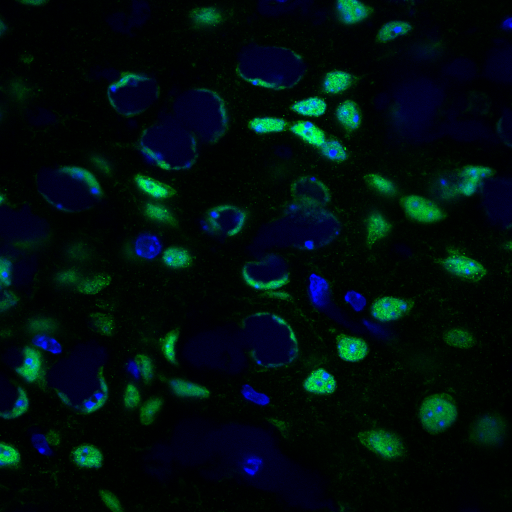
%> input picture cell_images/63x-NeuN-Hoechst-izq-18 ZEN.tif, 1024 x 1024 px (shown at 1/2 size)
$ octave Celulas_63x.m   (GNU Octave 9; MATLAB toolbox functions it lacks are replaced by stand-ins)
%> lines starting %> are read from the running program, lines starting %| are printed output that depends on the picture; in (x1, y1, x2, y2) boxes, pixels count from 0 and x2, y2 are one past the last pixel; in counts of white or black regions, pixels touching at a corner belong together; the program's own positions count from 1
### scripts/Calcular_Propiedades.m
function [L,n,stats,Tabla] = Calcular_Propiedades(Im_C_Seg)
% Esta funcion se usa para calcular las propiedades de las celulas
% de una imagen usando regionprops

[L, n] = bwlabel(Im_C_Seg, 8);
stats = regionprops('table', L, 'Area', 'MajorAxisLength', 'MinorAxisLength', 'Orientation', 'Circularity');
area = stats.Area;
eje_Mayor = stats.MajorAxisLength;
eje_Menor = stats.MinorAxisLength;
circ = stats.Circularity;
orientacion = stats.Orientation;
Num = [1:n]';
Tabla = table(Num, area, eje_Mayor, eje_Menor, orientacion, circ);
Tabla.Properties.VariableNames = {'Elemento','Area', 'Eje mayor', 'Eje menor', 'Orientation', 'Circularidad'};
end

### scripts/Eliminar_Nucleos.m
function [Celulas_Depuradas] = Eliminar_Nucleos(Im_C_Seg, Condiciones)
% Esta funcion se usa para eliminar las celulas que cumplen ciertas
% condiciones

cc = bwconncomp(Im_C_Seg);
idx = find(Condiciones);
BW = ismember(labelmatrix(cc),idx);
Celulas_Depuradas = Im_C_Seg -  BW;
end

### scripts/Separar_Nucleos.m
function [Celulas_Separadas] = Separar_Nucleos(Celulas_Depuradas, Condiciones, verbose)
% Esta funcion se usa para separar los nucleos donde parece que se unieron
% 2 celulas diferentes

% Seleccionando los nucleos unidos
cc = bwconncomp(Celulas_Depuradas);
idx = find(Condiciones);
BW = ismember(labelmatrix(cc),idx);
if verbose
    figure();imshow(BW); title('Posibles celulas unidas','Fontsize',15);
end
Celulas_Sin_Pegar = Celulas_Depuradas -  BW;

% Dividiendo las celulas
[L, n] = bwlabel(BW, 8);
stats = regionprops('table', L, 'Area', 'MajorAxisLength', 'MinorAxisLength', 'Orientation');
eje_Menor = stats.MinorAxisLength;
orientacion = stats.Orientation;
Area = stats.Area;
[r,c] = size(Celulas_Depuradas);
Celulas_Divididas = zeros(r,c);
B = strel('disk', 3);

for i = 1:n
    Nucleo = L == i;
    se2 = strel('line', eje_Menor(i), orientacion(i)+90);
    n_aux = 1;
    k = 0;
    while n_aux == 1
        se1 = strel('line', eje_Menor(i)*(0.25+0.02*k), orientacion(i)+90);
        k = k + 1;
        Im_Segmentacion = imerode(Nucleo, se1);
        %figure();imshow(Im_Segmentacion); title('Ovaladas','Fontsize',15);
        Im_Segmentacion = imopen(Im_Segmentacion, B);
        %figure();imshow(Im_Segmentacion); title('Ovaladas','Fontsize',15);
        Im_Segmentacion = imdilate(Im_Segmentacion, se2);
        %figure();imshow(Im_Segmentacion); title('Celula','Fontsize',15);
        Celula_Dividida = Nucleo.*Im_Segmentacion;
        [L_aux, n_aux, stats_aux, Tabla_aux] = Calcular_Propiedades(Celula_Dividida);
        Area_aux = stats_aux.Area;
        if n_aux == 0
            Celula_Dividida = Nucleo;
        end
    end

    if sum(Area_aux) < 0.6*Area(i)
        Celula_Dividida = Nucleo;
    end

    Celulas_Divididas = Celulas_Divididas + Celula_Dividida;
end

Celulas_Separadas = Celulas_Sin_Pegar + Celulas_Divididas;
if verbose
    figure();imshow(Celulas_Divididas);title('Division de los posibles nucleos unidos','Fontsize',15);
end
end

### scripts/Celulas_63x.m
% Laboratorio Avanzado
% Alba Bonilla David Angel
% Cardenas Aguilar Uriel
% Lara Arellano Edgar
close all;
clear variables;
clc;

% Leyendo la imagen y separando por canal de color
cd ..; cd cell_images;
Im1 = im2double(imread('63x-NeuN-Hoechst-izq-18 ZEN.tif'));
cd ..; cd scripts;
figure();imshow(Im1); title(' Imagen original','Fontsize',15);
Im1_C = Im1(:,:,3);
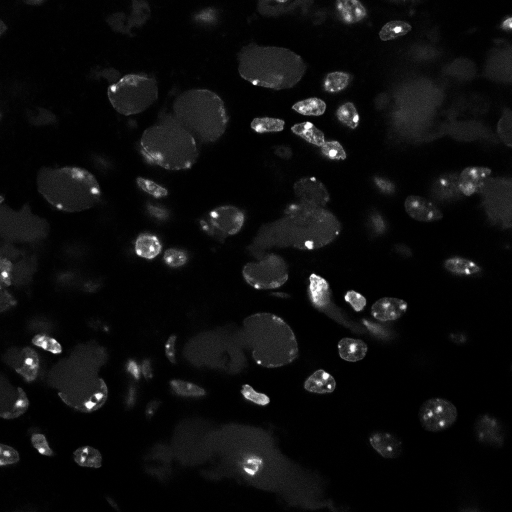
%> Im1_C: size 1024x1024 double (shown at 1/2 size); min 0, max 0.996, mean 0.0526
Im1_F = Im1(:,:,2);
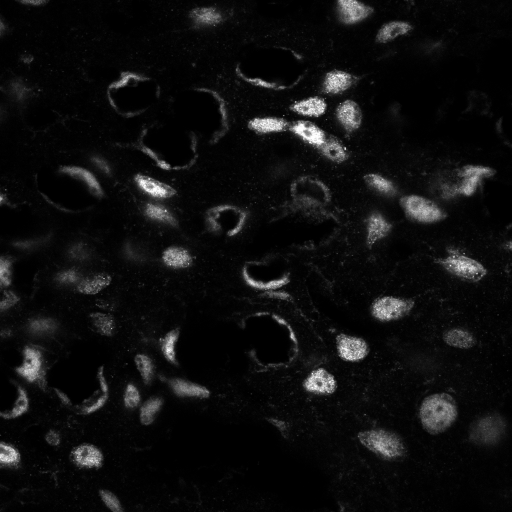
%> Im1_F: size 1024x1024 double (shown at 1/2 size); min 0, max 0.996, mean 0.0584
figure();imshow(Im1_C); title(' Imagen de las celulas','Fontsize',15);
figure();imshow(Im1_F); title(' Imagen de la proteina','Fontsize',15);

% Segmentando los nucleos
Celulas = Im1_C > 20/255;
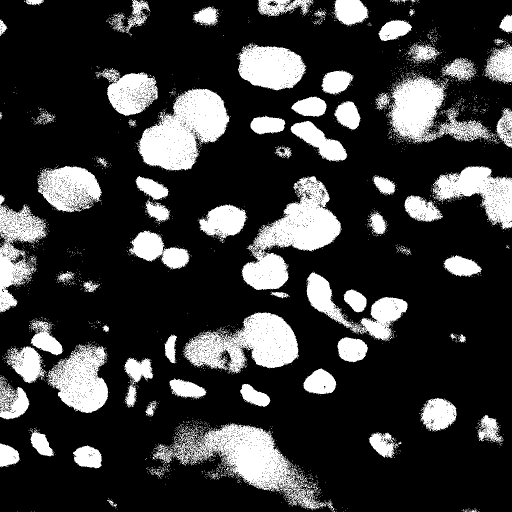
%> Celulas: size 1024x1024 logical (shown at 1/2 size); 21.9% white; 3302 white regions (3213 under 20 px), largest, box (x1, y1, x2, y2) and area: (483, 352, 684, 580) 18581, (305, 846, 652, 1021) 17632, (274, 177, 459, 341) 17516
B1 = strel('disk', 5);
Im1_C_Seg = imopen(Celulas, B1);
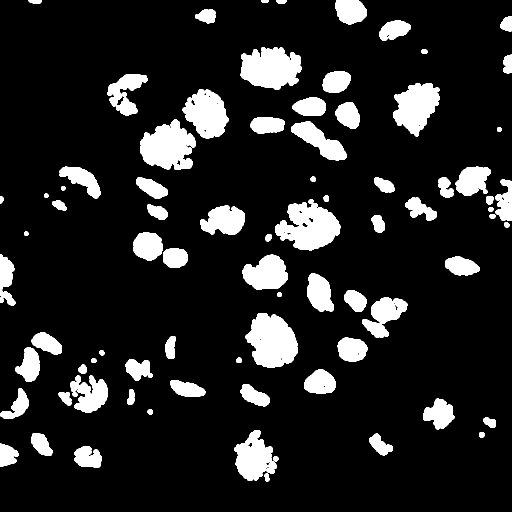
%> Im1_C_Seg: size 1024x1024 logical (shown at 1/2 size); 13.3% white; 81 white regions, largest, box (x1, y1, x2, y2) and area: (551, 398, 681, 501) 8156, (491, 626, 596, 735) 8119, (481, 94, 603, 180) 7708
Im1_C_Seg = imfill(Im1_C_Seg,'holes');
%> Im1_C_Seg: size 1024x1024 logical; 13.4% white; 81 white regions, largest, box (x1, y1, x2, y2) and area: (551, 398, 681, 501) 8347, (491, 626, 596, 735) 8192, (481, 94, 603, 180) 7726
% figure();imshow(Im1_C_Seg);title('1. Segmentacion de las celulas','Fontsize',15);

% Obteniendo las propiedades de los nucleos
[L1, n1, stats1, Tabla1] = Calcular_Propiedades(Im1_C_Seg);
%> in Calcular_Propiedades, `[L, n] = bwlabel(Im_C_Seg, 8);`:
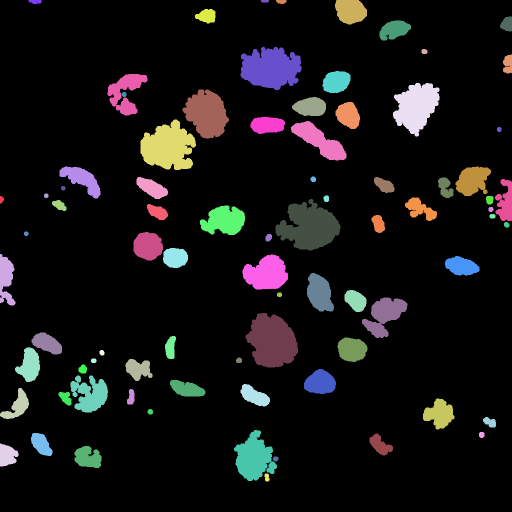
%> L: size 1024x1024 double (shown at 1/2 size); 82 distinct labels, from 0 to 81; one colour per label, 0 black
%> in Calcular_Propiedades, `[L, n] = bwlabel(Im_C_Seg, 8);`: n = 81
%> in Calcular_Propiedades, `stats = regionprops('table', L, 'Area', 'MajorAxisLength', 'MinorAxisL..`: stats = 81 regions; largest, Area, MajorAxisLength, MinorAxisLength, Orientation and Circularity: 8347 121.1 93.86 -1.79 0.375, 8192 113.4 93.69 -62.02 0.684, 7726 124.7 81.24 -1.07 0.4, 7668 110 94.1 1.82 0.393, 6382 108.4 78.51 57.62 0.496
%> in Calcular_Propiedades, `area = stats.Area;`: area = 81 values, max 8347 at index 46, min 69 at index 6, mean 1732.7
%> in Calcular_Propiedades, `eje_Mayor = stats.MajorAxisLength;`: eje_Mayor = 81 values, max 133.5 at index 49, min 9.41 at index 6, mean 52
%> in Calcular_Propiedades, `eje_Menor = stats.MinorAxisLength;`: eje_Menor = 81 values, max 94.1 at index 26, min 5.63 at index 42, mean 32.84
%> in Calcular_Propiedades, `circ = stats.Circularity;`: circ = 81 values, max 1.01 at index 6, min 0.216 at index 15, mean 0.731
%> in Calcular_Propiedades, `orientacion = stats.Orientation;`: orientacion = 81 values, max 90 at index 21, min -87.26 at index 2, mean -2.11
%> in Calcular_Propiedades, `Num = [1:n]';`: Num = 81 values from 1 to 81
%> in Calcular_Propiedades, `Tabla = table(Num, area, eje_Mayor, eje_Menor, orientacion, circ);`: Tabla = 81 items; first 5, Num, area, eje_Mayor, eje_Menor and orientacion: 1 91 15.07 8.38 85.45, 2 2020 110.4 30.74 -87.26, 3 1556 74.58 35.71 51.28, 4 1245 44.8 38.41 -84.14, 5 2146 69.06 42.82 82.2
%> n1 = 81; stats1 has the same summary as stats in Calcular_Propiedades; Tabla1 = 81 regions; largest, Elemento, Area, Eje mayor, Eje menor and Orientation: 46 8347 121.1 93.86 -1.79, 40 8192 113.4 93.69 -62.02, 37 7726 124.7 81.24 -1.07, 26 7668 110 94.1 1.82, 65 6382 108.4 78.51 57.62
% Eliminando nucleos que no nos importan (Grandes y no circulares)
Condiciones = [stats1.Area] < 2200/2 | [stats1.Area] > 2200*2 | [stats1.Circularity] < 0.3;
%> Condiciones = 81 logical values, 50 true
Celulas_Depuradas = Eliminar_Nucleos(Im1_C_Seg, Condiciones);
%> in Eliminar_Nucleos, `cc = bwconncomp(Im_C_Seg);`: cc = 81 connected components
%> in Eliminar_Nucleos, `idx = find(Condiciones);`: idx = 50 values from 1 to 81
%> in Eliminar_Nucleos, `Celulas_Depuradas = Im_C_Seg -  BW;`: Celulas_Depuradas: size 1024x1024 double; values 0 (black) and 1 (white), 6.2% white; 31 white regions, largest, box (x1, y1, x2, y2) and area: (582, 242, 693, 321) 3846, (724, 595, 815, 676) 3830, (400, 411, 490, 470) 3750
figure();imshow(Celulas_Depuradas); title('Celulas buenas','Fontsize',15);

% Obteniendo las propiedades de los nucleos depurados
[L2, n2, stats2, Tabla2] = Calcular_Propiedades(Celulas_Depuradas);
%> in Calcular_Propiedades (call 2), `[L, n] = bwlabel(Im_C_Seg, 8);`:
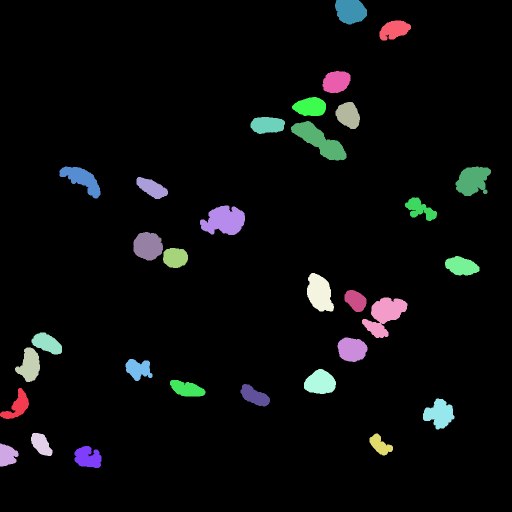
%> L: size 1024x1024 double (shown at 1/2 size); 32 distinct labels, from 0 to 31; one colour per label, 0 black
%> in Calcular_Propiedades (call 2), `[L, n] = bwlabel(Im_C_Seg, 8);`: n = 31
%> in Calcular_Propiedades (call 2), `stats = regionprops('table', L, 'Area', 'MajorAxisLength', 'MinorAxisL..`: stats = 31 regions; largest, Area, MajorAxisLength, MinorAxisLength, Orientation and Circularity: 3846 133.5 39.6 -34.37 0.514, 3830 101.2 58.57 46.94 0.374, 3750 89.77 56.64 7.6 0.537, 2956 82.32 46.9 -70.09 0.757, 2951 73.32 54.33 33.71 0.57
%> in Calcular_Propiedades (call 2), `area = stats.Area;`: area = 31 values, max 3846 at index 16, min 1106 at index 26, mean 2096.5
%> in Calcular_Propiedades (call 2), `eje_Mayor = stats.MajorAxisLength;`: eje_Mayor = 31 values, max 133.5 at index 16, min 44.8 at index 2, mean 69.16
%> in Calcular_Propiedades (call 2), `eje_Menor = stats.MinorAxisLength;`: eje_Menor = 31 values, max 58.57 at index 25, min 28.46 at index 12, mean 40.82
%> in Calcular_Propiedades (call 2), `circ = stats.Circularity;`: circ = 31 values, max 0.929 at index 11, min 0.359 at index 28, mean 0.695
%> in Calcular_Propiedades (call 2), `orientacion = stats.Orientation;`: orientacion = 31 values, max 82.2 at index 3, min -84.14 at index 2, mean -11.38
%> in Calcular_Propiedades (call 2), `Num = [1:n]';`: Num = 31 values from 1 to 31
%> in Calcular_Propiedades (call 2), `Tabla = table(Num, area, eje_Mayor, eje_Menor, orientacion, circ);`: Tabla = 31 items; first 5, Num, area, eje_Mayor, eje_Menor and orientacion: 1 1556 74.58 35.71 51.28, 2 1245 44.8 38.41 -84.14, 3 2146 69.06 42.82 82.2, 4 1286 56.23 29.69 -52.55, 5 1710 66.72 33.41 -25.81
%> n2 = 31; stats2 has the same summary as stats in Calcular_Propiedades; Tabla2 = 31 regions; largest, Elemento, Area, Eje mayor, Eje menor and Orientation: 16 3846 133.5 39.6 -34.37, 25 3830 101.2 58.57 46.94, 13 3750 89.77 56.64 7.6, 19 2956 82.32 46.9 -70.09, 31 2951 73.32 54.33 33.71
% Separando nucleos
Condiciones_Separacion = [stats2.MajorAxisLength./stats2.MinorAxisLength] > 1.5 & [stats2.Area] > 2200*1.5;
%> Condiciones_Separacion = 31 logical values, 3 true
Celulas_Separadas = Separar_Nucleos(Celulas_Depuradas, Condiciones_Separacion);
%> in Separar_Nucleos, `cc = bwconncomp(Celulas_Depuradas);`: cc = 31 connected components
%> in Separar_Nucleos, `idx = find(Condiciones);`: idx = [13; 16; 25]
%> in Separar_Nucleos, `BW = ismember(labelmatrix(cc),idx);`:
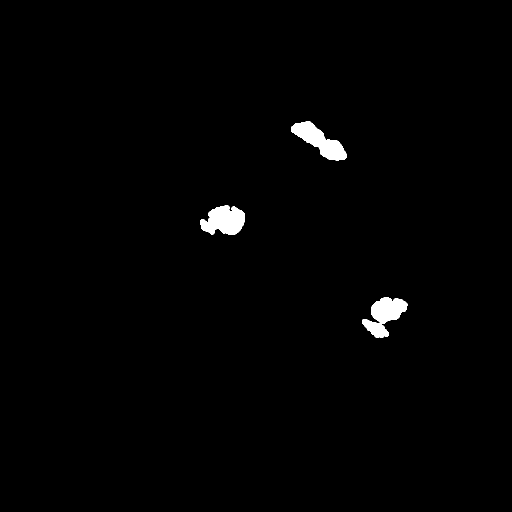
%> BW: size 1024x1024 logical (shown at 1/2 size); 1.1% white; 3 white regions, box (x1, y1, x2, y2) and area: (582, 242, 693, 321) 3846, (724, 595, 815, 676) 3830, (400, 411, 490, 470) 3750
%> the run ends on the next line

$ run again, with cell_images/25x-NeuN-Hoechst-dx-15 ZEN.tif copied over cell_images/63x-NeuN-Hoechst-izq-18 ZEN.tif
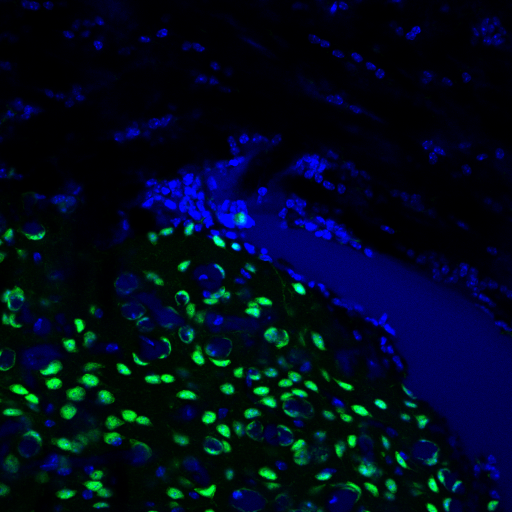
%> input picture cell_images/25x-NeuN-Hoechst-dx-15 ZEN.tif, 1024 x 1024 px (shown at 1/2 size)
%> Celulas: size 1024x1024 logical; 35.2% white; 4795 white regions (4574 under 20 px), largest, box (x1, y1, x2, y2) and area: (245, 249, 1024, 1024) 179322, (350, 572, 578, 733) 10547, (230, 539, 394, 688) 9639
%> in Calcular_Propiedades, `[L, n] = bwlabel(Im_C_Seg, 8);`:
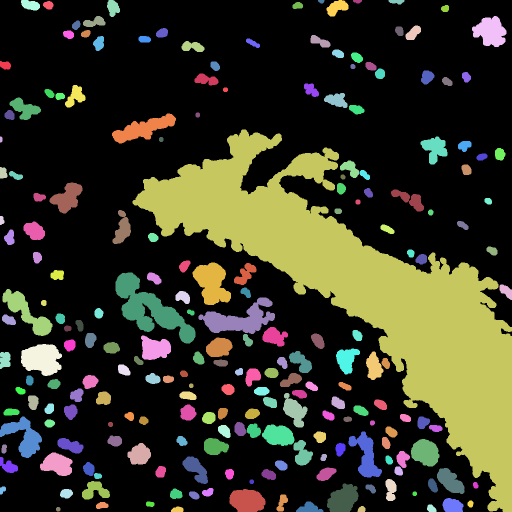
%> L: size 1024x1024 double (shown at 1/2 size); 216 distinct labels, from 0 to 215; one colour per label, 0 black
%> n = 215
%> stats = 215 regions; largest, Area, MajorAxisLength, MinorAxisLength, Orientation and Circularity: 164650 1040.3 294.5 -38.63 0.109, 8794 202.2 73.95 -36.32 0.219, 5218 164.6 58.65 9.58 0.238, 4162 94.93 61.93 -67.41 0.571, 3862 83.45 61.48 -7.13 0.671
%> area = 215 values, max 164650 at index 68, min 54 at index 2, mean 1433.8
%> eje_Mayor = 215 values, max 1040.3 at index 68, min 9.41 at index 36, mean 39.26
%> eje_Menor = 215 values, max 294.5 at index 68, min 5.57 at index 2, mean 22.21
%> circ = 215 values, max 1.01 at index 36, min 0.109 at index 68, mean 0.806
%> orientacion = 215 values, max 90 at index 2, min -89.34 at index 186, mean -11.36
%> Num = 215 values from 1 to 215
%> Tabla = 215 items; first 5, Num, area, eje_Mayor, eje_Menor and orientacion: 1 295 24.18 16.07 -16.82, 2 54 12.86 5.57 90, 3 289 24.74 15.73 -83.4, 4 128 18.91 9.28 -87.31, 5 607 35.46 23.43 85.67
%> n1 = 215; stats1 has the same summary as stats in Calcular_Propiedades; Tabla1 = 215 regions; largest, Elemento, Area, Eje mayor, Eje menor and Orientation: 68 164650 1040.3 294.5 -38.63, 64 8794 202.2 73.95 -36.32, 98 5218 164.6 58.65 9.58, 94 4162 94.93 61.93 -67.41, 19 3862 83.45 61.48 -7.13
%> Condiciones = 215 logical values, 184 true
%> in Eliminar_Nucleos, `cc = bwconncomp(Im_C_Seg);`: cc = 215 connected components
%> in Eliminar_Nucleos, `idx = find(Condiciones);`: idx = 184 values from 1 to 215
%> Celulas_Depuradas: size 1024x1024 double; values 0 (black) and 1 (white), 6.1% white; 31 white regions, largest, box (x1, y1, x2, y2) and area: (385, 525, 462, 610) 4162, (42, 688, 124, 752) 3862, (224, 227, 352, 287) 3446
%> L: size 1024x1024 double; 32 distinct labels, from 0 to 31
%> stats = 31 regions; largest, Area, MajorAxisLength, MinorAxisLength, Orientation and Circularity: 4162 94.93 61.93 -67.41 0.571, 3862 83.45 61.48 -7.13 0.671, 3446 140.8 33.85 17.78 0.371, 3342 142.3 38.08 -43.38 0.351, 3106 97.69 61.24 -45.89 0.346
%> n2 = 31; stats2 has the same summary as stats in Calcular_Propiedades; Tabla2 = 31 regions; largest, Elemento, Area, Eje mayor, Eje menor and Orientation: 14 4162 94.93 61.93 -67.41, 4 3862 83.45 61.48 -7.13, 9 3446 140.8 33.85 17.78, 2 3342 142.3 38.08 -43.38, 1 3106 97.69 61.24 -45.89
%> Condiciones_Separacion = 31 logical values, 3 true
%> in Separar_Nucleos, `cc = bwconncomp(Celulas_Depuradas);`: cc = 31 connected components
%> in Separar_Nucleos, `idx = find(Condiciones);`: idx = [2; 9; 14]
%> in Separar_Nucleos, `BW = ismember(labelmatrix(cc),idx);`:
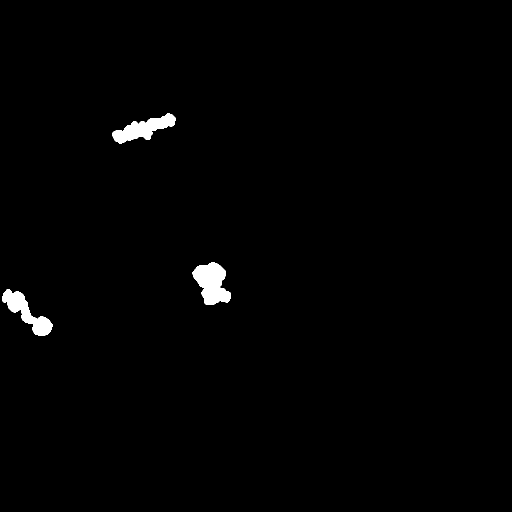
%> BW: size 1024x1024 logical (shown at 1/2 size); 1% white; 3 white regions, box (x1, y1, x2, y2) and area: (385, 525, 462, 610) 4162, (224, 227, 352, 287) 3446, (5, 578, 105, 672) 3342

$ run again, with cell_images/25x-NeuN-Hoechst-dx-15 ZEN_b0t0z0c0x0-1024y0-1024 (B).tif copied over cell_images/63x-NeuN-Hoechst-izq-18 ZEN.tif
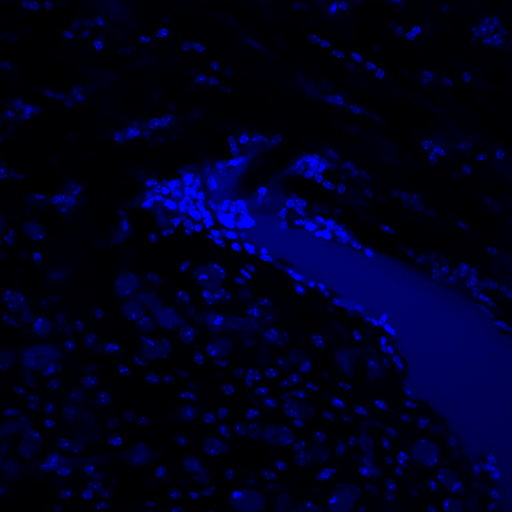
%> input picture cell_images/25x-NeuN-Hoechst-dx-15 ZEN_b0t0z0c0x0-1024y0-1024 (B).tif, 1024 x 1024 px (shown at 1/2 size)
%> Im1_F: size 1024x1024 double; every value is 0
%> Celulas: size 1024x1024 logical; 35.9% white; 5142 white regions (4922 under 20 px), largest, box (x1, y1, x2, y2) and area: (245, 249, 1024, 1024) 181743, (350, 525, 578, 733) 11939, (230, 536, 394, 688) 9760
%> in Calcular_Propiedades, `[L, n] = bwlabel(Im_C_Seg, 8);`:
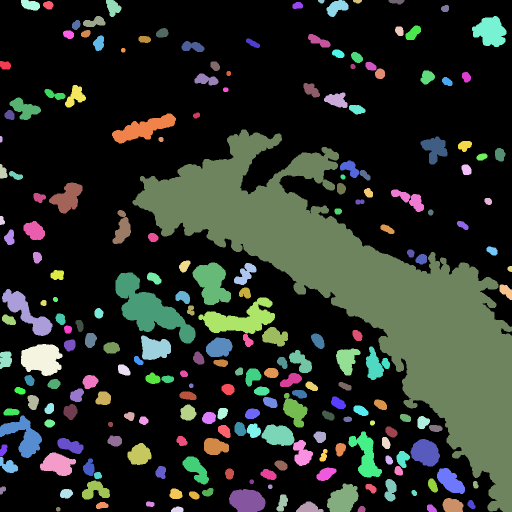
%> L: size 1024x1024 double (shown at 1/2 size); 220 distinct labels, from 0 to 219; one colour per label, 0 black
%> n = 219
%> stats = 219 regions; largest, Area, MajorAxisLength, MinorAxisLength, Orientation and Circularity: 165438 1041.7 295.7 -38.67 0.109, 9208 198.9 73.42 -36.41 0.315, 5452 165.9 58.85 9.46 0.273, 4183 95.11 62.05 -67.22 0.578, 3922 84.24 61.99 -4.57 0.651
%> area = 219 values, max 165438 at index 69, min 59 at index 2, mean 1434.8
%> eje_Mayor = 219 values, max 1041.7 at index 69, min 9.41 at index 36, mean 39.45
%> eje_Menor = 219 values, max 295.7 at index 69, min 5.59 at index 2, mean 22.33
%> circ = 219 values, max 1.01 at index 36, min 0.109 at index 69, mean 0.802
%> orientacion = 219 values, max 90 at index 2, min -84.42 at index 22, mean -9.3
%> Num = 219 values from 1 to 219
%> Tabla = 219 items; first 5, Num, area, eje_Mayor, eje_Menor and orientacion: 1 311 24.08 16.93 -17.25, 2 59 13.98 5.59 90, 3 319 29.46 15.2 -78.87, 4 140 19.38 10.02 -82.1, 5 687 36.17 25.59 80.4
%> n1 = 219; stats1 has the same summary as stats in Calcular_Propiedades; Tabla1 = 219 regions; largest, Elemento, Area, Eje mayor, Eje menor and Orientation: 69 165438 1041.7 295.7 -38.67, 64 9208 198.9 73.42 -36.41, 99 5452 165.9 58.85 9.46, 95 4183 95.11 62.05 -67.22, 19 3922 84.24 61.99 -4.57
%> Condiciones = 219 logical values, 188 true
%> in Eliminar_Nucleos, `cc = bwconncomp(Im_C_Seg);`: cc = 219 connected components
%> in Eliminar_Nucleos, `idx = find(Condiciones);`: idx = 188 values from 1 to 219
%> Celulas_Depuradas: size 1024x1024 double; values 0 (black) and 1 (white), 6.2% white; 31 white regions, largest, box (x1, y1, x2, y2) and area: (385, 525, 462, 610) 4183, (42, 688, 125, 752) 3922, (224, 227, 352, 287) 3495
%> L: size 1024x1024 double; 32 distinct labels, from 0 to 31
%> stats = 31 regions; largest, Area, MajorAxisLength, MinorAxisLength, Orientation and Circularity: 4183 95.11 62.05 -67.22 0.578, 3922 84.24 61.99 -4.57 0.651, 3495 141.1 34.06 17.73 0.394, 3392 141.9 38.55 -43.34 0.355, 3166 98.66 61.71 -45.91 0.349
%> n2 = 31; stats2 has the same summary as stats in Calcular_Propiedades; Tabla2 = 31 regions; largest, Elemento, Area, Eje mayor, Eje menor and Orientation: 14 4183 95.11 62.05 -67.22, 4 3922 84.24 61.99 -4.57, 9 3495 141.1 34.06 17.73, 2 3392 141.9 38.55 -43.34, 1 3166 98.66 61.71 -45.91
%> Condiciones_Separacion = 31 logical values, 3 true
%> in Separar_Nucleos, `cc = bwconncomp(Celulas_Depuradas);`: cc = 31 connected components
%> in Separar_Nucleos, `idx = find(Condiciones);`: idx = [2; 9; 14]
%> in Separar_Nucleos, `BW = ismember(labelmatrix(cc),idx);`:
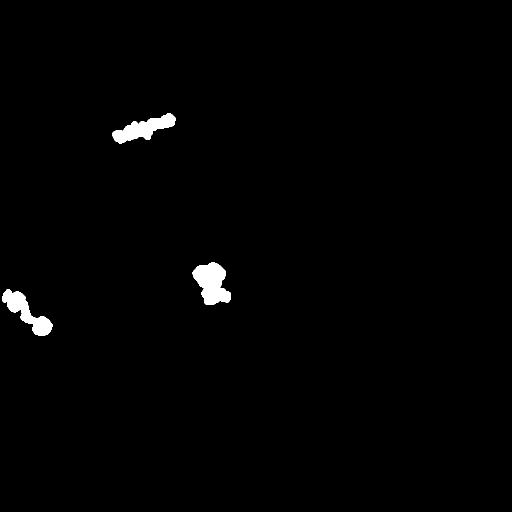
%> BW: size 1024x1024 logical (shown at 1/2 size); 1.1% white; 3 white regions, box (x1, y1, x2, y2) and area: (385, 525, 462, 610) 4183, (224, 227, 352, 287) 3495, (4, 578, 105, 672) 3392
